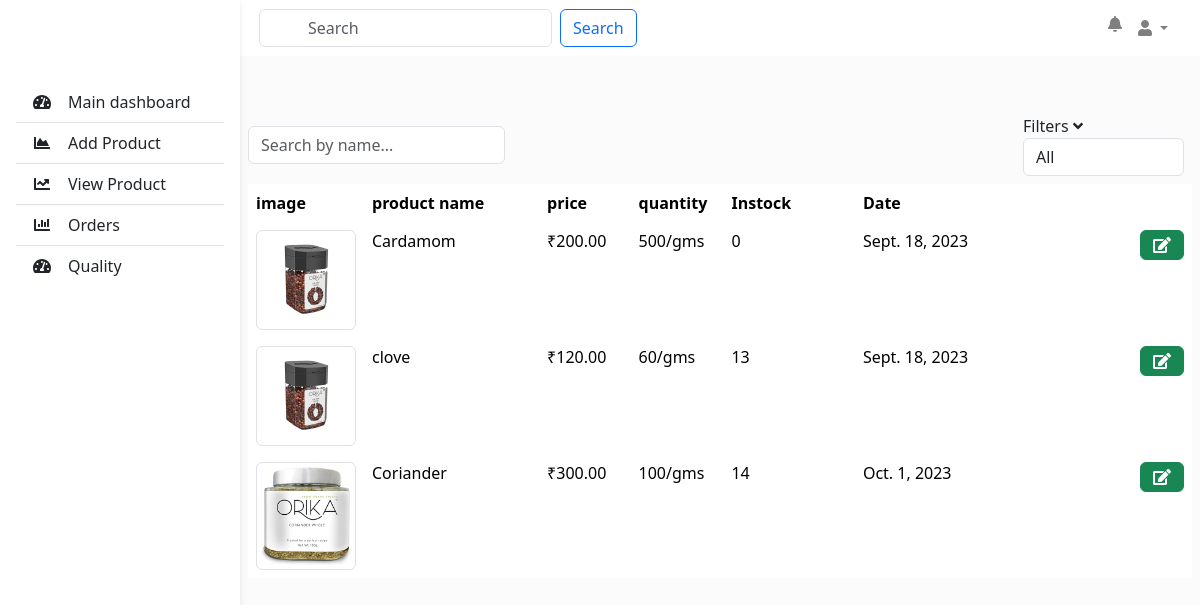
Page /seller_product_listing/ (signed in) on the earlier database version.
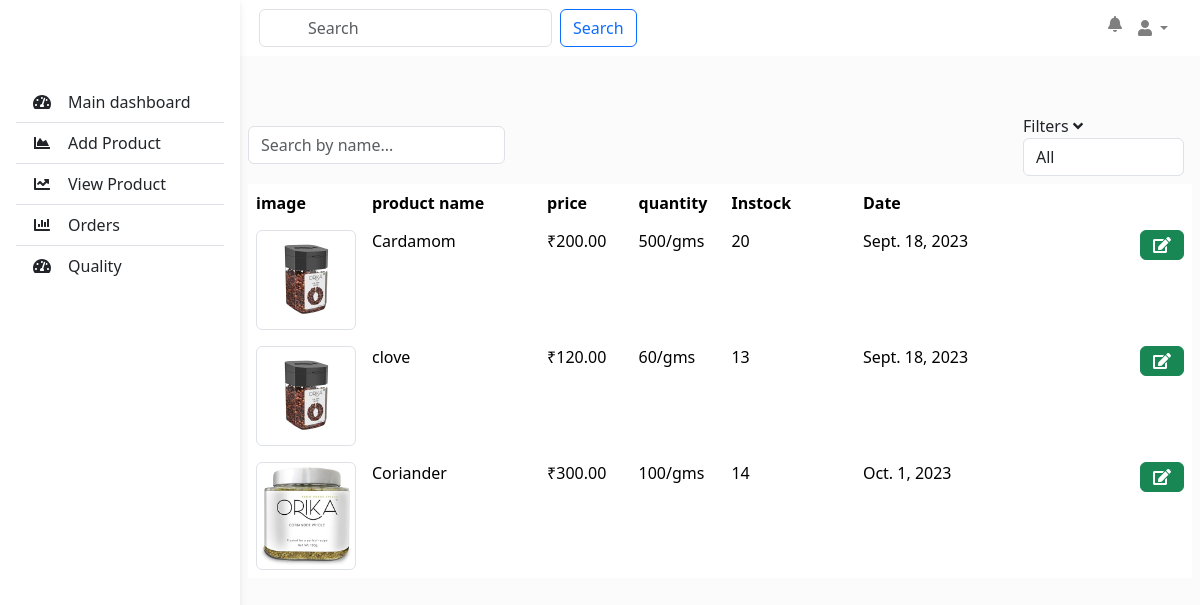
Same page on the later database version.
### storeapp/models.py (models this page shows, shortened)
class Product(models.Model):
    product_name = models.CharField(max_length=255,null=True)
    description = models.TextField()
    image = models.ImageField(upload_to='products/', null=True, blank=True)
    quantity_value = models.PositiveIntegerField(default=100,null=True)
    quantity_prefix = models.CharField(max_length=10, choices=[('gms', 'gms'), ('kg', 'kg')], default='gms')
    stock = models.PositiveIntegerField(default=1,null=True)
    price = models.DecimalField(max_digits=10, decimal_places=2,null=True)
    date_added = models.DateField(default=timezone.now)
    brand_name = models.CharField(max_length=255, default="",null=True)
    seller = models.ForeignKey(CustomUser, on_delete=models.CASCADE, null=True, blank=True)
    batch_no=models.CharField(max_length=10,default="",null=True)
    average_rating = models.FloatField(default=0.0)
    STATUS_CHOICES = [
        ('In Stock', 'In Stock'),
        ('Out of Stock', 'Out of Stock'),
    ]
    status = models.CharField(max_length=15, choices=STATUS_CHOICES, default='In Stock')

### storeapp/views.py (the view)
# urls.py: path('seller_product_listing/', views.seller_product_listing, name='seller_product_listing'),
@login_required(login_url='loginredirect')
def seller_product_listing(request):
    if request.user.is_seller:
        current_seller = request.user
        seller_products = Product.objects.filter(seller=current_seller)
        context = {
            'seller_products': seller_products
        }
        return render(request, 'product_list.html', context)
    else:
        return redirect('seller_register')

### template/product_list.html (shortened to what the changed rows need)
<html>
<head>
<link rel="stylesheet" href="https://maxcdn.bootstrapcdn.com/bootstrap/4.5.2/css/bootstrap.min.css">
        <link href="https://cdn.jsdelivr.net/npm/bootstrap@5.3.2/dist/css/bootstrap.min.css" rel="stylesheet">
        <link rel="stylesheet" href="https://cdn.jsdelivr.net/npm/bootstrap-icons@1.11.1/font/bootstrap-icons.css">
    </head>
  <main style="margin-top: 58px">
    <div class="container mt-5 px-2">
        <div class="table-responsive">
            <table class="table table-responsive table-borderless">
                <thead>
                    <tr class="bg-light">
                        <th scope="col" width="5%">image</th>
                        <th scope="col" width="20%">product name</th>
                        <th scope="col" width="10%">price</th>
                        <th scope="col" width="10%">quantity</th>
                        <th scope="col" width="15%">Instock</th>
                        <th scope="col" width="15%">Date</th>
                        <th scope="col" class="text-end" width="30%"></th>
                    </tr>
                </thead>
                <tbody>
                    {% for product in seller_products %}
                    <tr>
                        <td>
                            <img src="{{ product.image.url }}" alt="{{ product.product_name }}" class="img-thumbnail" style="max-width: 100px;">
                        </td>
                        <td class="product-name">{{ product.product_name }}</td>
                        <td class="price">₹{{ product.price }}</td>
                        <td class="quantity"> {{ product.quantity_value }}/{{product.quantity_prefix}}</td>
                        <td class="stock">{{ product.stock }}</td>
                        <td class="date">{{ product.date_added }}</td>
                        <td class="text-end">
                            <a href={% url "update_product" product.id %}><button type="button" class="btn btn-success"><i class="fas fa-edit"></i></button></a>
                        </td>
                    </tr>
                    {% endfor %}
                </tbody>
            </table>
        </div>
    </div>
</main>
    <link rel="stylesheet" type="text/css" href="https://cdn.datatables.net/1.11.10/css/jquery.dataTables.css">
  </html>

Differences in the rows shown:
changed Product "Cardamom": stock "0" → "20"
